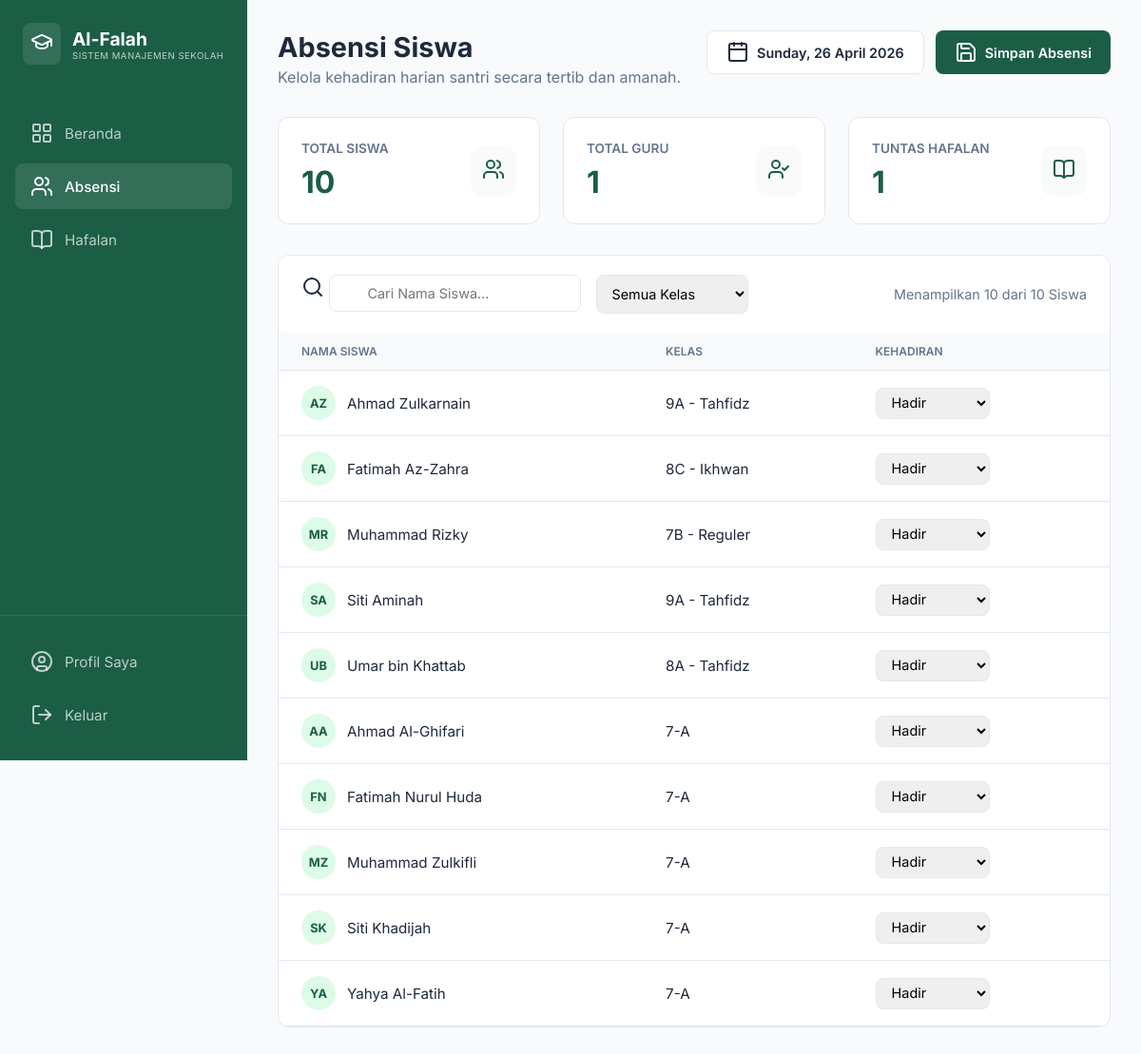
The page /absensi.php (signed in) on the database its author committed.
### tables this page shows
CREATE TABLE `siswa` (
  `id` int NOT NULL,
  `nama` varchar(100) DEFAULT NULL,
  `nis` varchar(20) DEFAULT NULL,
  `jenis_kelamin` enum('Laki-laki','Perempuan') DEFAULT NULL,
  `kelas` varchar(20) DEFAULT NULL,
  `status` enum('aktif','tidak_aktif') DEFAULT 'aktif',
  `created_at` timestamp NULL DEFAULT CURRENT_TIMESTAMP
);

### absensi.php (the view, shortened to what this page needs)
<?php
require_once 'config/db.php';
$current_page = 'absensi.php';
$totalSiswa = $pdo->query("SELECT COUNT(*) FROM siswa")->fetchColumn();
$totalGuru = $pdo->query("SELECT COUNT(*) FROM users WHERE role = 'admin_guru'")->fetchColumn();
$tuntasHafalan = $pdo->query("SELECT COUNT(*) FROM hafalan WHERE status = 'Sudah Lancar'")->fetchColumn();
$search = $_GET['search'] ?? '';
$query = "
    SELECT s.*, a.kehadiran
    FROM siswa s
    LEFT JOIN absensi a ON s.id = a.siswa_id AND a.tanggal = CURDATE()
    WHERE 1=1
";
$params = [];
$stmt = $pdo->prepare($query);
$stmt->execute($params);
$siswaList = $stmt->fetchAll();
require_once 'includes/header.php';
require_once 'includes/sidebar.php';
?>
<header class="page-header">
    <div class="header-title">
        <h2>Absensi Siswa</h2>
        <p>Kelola kehadiran harian santri secara tertib dan amanah.</p>
    </div>
    <div class="header-actions">
        <div class="btn btn-outline">
            <i data-lucide="calendar"></i>
            <span><?php echo date('l, d F Y'); ?></span>
        </div>
        <?php if ($_SESSION['role'] === 'admin_guru'): ?>
            <button type="submit" form="absensiForm" class="btn btn-primary">
                <i data-lucide="save"></i>
                <span>Simpan Absensi</span>
            </button>
        <?php endif; ?>
    </div>
</header>
<div class="stats-container">
    <div class="stat-card">
        <div class="stat-info">
            <p>Total Siswa</p>
            <h3><?php echo number_format($totalSiswa, 0, ',', '.'); ?></h3>
        </div>
        <div class="stat-icon">
            <i data-lucide="users" size="28"></i>
        </div>
    </div>
    <div class="stat-card">
        <div class="stat-info">
            <p>Total Guru</p>
            <h3><?php echo number_format($totalGuru, 0, ',', '.'); ?></h3>
        </div>
        <div class="stat-icon">
            <i data-lucide="user-check" size="28"></i>
        </div>
    </div>
    <div class="stat-card">
        <div class="stat-info">
            <p>Tuntas Hafalan</p>
            <h3><?php echo number_format($tuntasHafalan, 0, ',', '.'); ?></h3>
        </div>
        <div class="stat-icon">
            <i data-lucide="book-open" size="28"></i>
        </div>
    </div>
</div>
<div class="data-card">
    <div class="table-controls">
        <form action="" method="GET" class="search-filter">
            <div class="input-group">
                <i data-lucide="search"></i>
                <input type="text" name="search" placeholder="Cari Nama Siswa..." value="<?php echo htmlspecialchars($search); ?>">
            </div>
            <div class="input-group">
                <select name="kelas" onchange="this.form.submit()">
                    <option value="">Semua Kelas</option>
                </select>
            </div>
        </form>
        <p style="color: var(--text-muted); font-size: 0.9rem;">
            Menampilkan <?php echo count($siswaList); ?> dari <?php echo $totalSiswa; ?> Siswa
        </p>
    </div>
    <form id="absensiForm" action="" method="POST">
        <table class="table">
            <thead>
                <tr>
                    <th>Nama Siswa</th>
                    <th>Kelas</th>
                    <th>Kehadiran</th>
                </tr>
            </thead>
            <tbody>
                <?php foreach ($siswaList as $siswa): ?>
                <tr>
                    <td>
                        <div class="student-info">
                            <div class="avatar">
                                <?php
                                    $names = explode(' ', $siswa['nama']);
                                    $initials = strtoupper(substr($names[0], 0, 1) . (isset($names[1]) ? substr($names[1], 0, 1) : ''));
                                    echo $initials;
                                ?>
                            </div>
                            <span><?php echo htmlspecialchars($siswa['nama']); ?></span>
                        </div>
                    </td>
                    <td><?php echo htmlspecialchars($siswa['kelas']); ?></td>
                    <td>
                        <div class="input-group">
                            <select name="kehadiran[<?php echo $siswa['id']; ?>]"
                                    class="kehadiran-select"
                                    <?php echo ($_SESSION['role'] === 'kepala_sekolah') ? 'disabled' : ''; ?>
                                    style="min-width: 120px; padding: 6px 12px;">
                                <option value="Hadir" <?php echo ($siswa['kehadiran'] == 'Hadir') ? 'selected' : ''; ?>>Hadir</option>
                            </select>
                        </div>
                    </td>
                </tr>
                <?php endforeach; ?>
            </tbody>
        </table>
    </form>
</div>
<?php
require_once 'includes/footer.php';
?>

### includes/header.php (shortened to what this page needs)
<!DOCTYPE html>
<html lang="en">
<head>
    <link rel="stylesheet" href="assets/style.css">
</head>
<body>
<div class="app-container">

### includes/sidebar.php
<aside class="sidebar">
    <div class="sidebar-header">
        <div class="logo-container">
            <div class="logo-icon">
                <i data-lucide="graduation-cap"></i>
            </div>
            <div class="logo-text">
                <h1>Al-Falah</h1>
                <p>SISTEM MANAJEMEN SEKOLAH</p>
            </div>
        </div>
    </div>
    <nav class="sidebar-nav">
        <ul>
            <li class="<?php echo ($current_page == 'beranda.php') ? 'active' : ''; ?>">
                <a href="beranda.php">
                    <i data-lucide="layout-grid"></i>
                    <span>Beranda</span>
                </a>
            </li>
            <li class="<?php echo ($current_page == 'absensi.php') ? 'active' : ''; ?>">
                <a href="absensi.php">
                    <i data-lucide="users"></i>
                    <span>Absensi</span>
                </a>
            </li>
            <li class="<?php echo ($current_page == 'hafalan.php') ? 'active' : ''; ?>">
                <a href="hafalan.php">
                    <i data-lucide="book-open"></i>
                    <span>Hafalan</span>
                </a>
            </li>
        </ul>
    </nav>
    <div class="sidebar-footer">
        <ul>
            <li>
                <a href="profil.php">
                    <i data-lucide="user-circle"></i>
                    <span>Profil Saya</span>
                </a>
            </li>
            <li>
                <a href="logout.php">
                    <i data-lucide="log-out"></i>
                    <span>Keluar</span>
                </a>
            </li>
        </ul>
    </div>
</aside>
<main class="content-area">

### includes/footer.php (shortened to what this page needs)
</div>
</body>
</html>

### assets/style.css (style rules this page uses)
:root { --primary-color: #1B5E45; --primary-hover: #144533; --bg-color: #F8FAFC; --sidebar-bg: #1B5E45; --sidebar-hover: #267a5b; --text-main: #1E293B; --text-muted: #64748B; --white: #FFFFFF; --border-color: #E2E8F0; --success-bg: #DCFCE7; --success-text: #166534; --info-bg: #DBEAFE; --info-text: #1E40AF; --error-bg: #FEE2E2; --error-text: #991B1B; }
* { margin: 0; padding: 0; box-sizing: border-box; font-family: 'Inter', sans-serif; }
body { background-color: var(--bg-color); color: var(--text-main); overflow-x: hidden; }
.app-container { display: flex; min-height: 100vh; }
.sidebar { width: 260px; background-color: var(--sidebar-bg); color: var(--white); display: flex; flex-direction: column; position: fixed; height: 100vh; }
.sidebar-header { padding: 24px; }
.logo-container { display: flex; align-items: center; gap: 12px; }
.logo-icon { background-color: rgba(255, 255, 255, 0.1); padding: 8px; border-radius: 8px; }
.logo-text h1 { font-size: 1.2rem; font-weight: 700; }
.logo-text p { font-size: 0.6rem; opacity: 0.7; letter-spacing: 0.5px; }
.sidebar-nav { flex: 1; margin-top: 20px; }
.sidebar-nav ul, .sidebar-footer ul { list-style: none; }
.sidebar-nav li, .sidebar-footer li { padding: 4px 16px; }
.sidebar-nav a, .sidebar-footer a { display: flex; align-items: center; gap: 12px; color: rgba(255, 255, 255, 0.7); text-decoration: none; padding: 12px 16px; border-radius: 8px; transition: all 0.3s; font-size: 0.95rem; }
.sidebar-nav li.active a { background-color: rgba(255, 255, 255, 0.1); color: var(--white); font-weight: 500; }
.sidebar-footer { padding: 20px 0; border-top: 1px solid rgba(255, 255, 255, 0.1); }
.content-area { margin-left: 260px; flex: 1; padding: 32px; }
.page-header { display: flex; justify-content: space-between; align-items: flex-start; margin-bottom: 32px; }
.header-title h2 { font-size: 1.8rem; font-weight: 700; margin-bottom: 4px; }
.header-title p { color: var(--text-muted); }
.header-actions { display: flex; gap: 12px; }
.stats-container { display: grid; grid-template-columns: repeat(3, 1fr); gap: 24px; margin-bottom: 32px; }
.stat-card { background: var(--white); padding: 24px; border-radius: 12px; border: 1px solid var(--border-color); display: flex; justify-content: space-between; align-items: center; }
.stat-info p { color: var(--text-muted); font-size: 0.85rem; font-weight: 600; text-transform: uppercase; margin-bottom: 8px; }
.stat-info h3 { font-size: 2rem; font-weight: 700; color: var(--primary-color); }
.stat-icon { padding: 12px; border-radius: 12px; background-color: var(--bg-color); color: var(--primary-color); }
.data-card { background: var(--white); border-radius: 12px; border: 1px solid var(--border-color); overflow: hidden; }
.table-controls { padding: 20px 24px; display: flex; justify-content: space-between; align-items: center; background-color: var(--white); }
.search-filter { display: flex; gap: 16px; }
.input-group { position: relative; }
.input-group input, .input-group select { padding: 10px 12px 10px 40px; border: 1px solid var(--border-color); border-radius: 8px; outline: none; font-size: 0.9rem; min-width: 240px; }
.input-group select { padding-left: 12px; min-width: 160px; }
.btn { padding: 10px 20px; border-radius: 8px; font-weight: 600; font-size: 0.9rem; cursor: pointer; display: flex; align-items: center; gap: 8px; border: none; transition: all 0.2s; }
.btn-primary { background-color: var(--primary-color); color: var(--white); }
.btn-outline { background-color: var(--white); border: 1px solid var(--border-color); color: var(--text-main); }
table { width: 100%; border-collapse: collapse; }
thead th { background-color: #F8FAFC; text-align: left; padding: 12px 24px; font-size: 0.75rem; font-weight: 600; text-transform: uppercase; color: var(--text-muted); border-bottom: 1px solid var(--border-color); }
tbody td { padding: 16px 24px; border-bottom: 1px solid var(--border-color); font-size: 0.95rem; }
.student-info { display: flex; align-items: center; gap: 12px; }
.avatar { width: 36px; height: 36px; background-color: var(--success-bg); color: var(--primary-color); border-radius: 50%; display: flex; align-items: center; justify-content: center; font-weight: 700; font-size: 0.8rem; }

### rows shown on the page
siswa: nama "AZ", nama "Ahmad Zulkarnain", kelas "9A - Tahfidz", id "Hadir"
siswa: nama "FA", nama "Fatimah Az-Zahra", kelas "8C - Ikhwan", id "Hadir"
siswa: nama "MR", nama "Muhammad Rizky", kelas "7B - Reguler", id "Hadir"
siswa: nama "SA", nama "Siti Aminah", kelas "9A - Tahfidz", id "Hadir"
siswa: nama "UB", nama "Umar bin Khattab", kelas "8A - Tahfidz", id "Hadir"
siswa: nama "AA", nama "Ahmad Al-Ghifari", kelas "7-A", id "Hadir"
siswa: nama "FN", nama "Fatimah Nurul Huda", kelas "7-A", id "Hadir"
siswa: nama "MZ", nama "Muhammad Zulkifli", kelas "7-A", id "Hadir"
siswa: nama "SK", nama "Siti Khadijah", kelas "7-A", id "Hadir"
siswa: nama "YA", nama "Yahya Al-Fatih", kelas "7-A", id "Hadir"

### other values the page prints
$totalSiswa "10"
$totalGuru "1"
$tuntasHafalan "1"
count($siswaList) "10"
